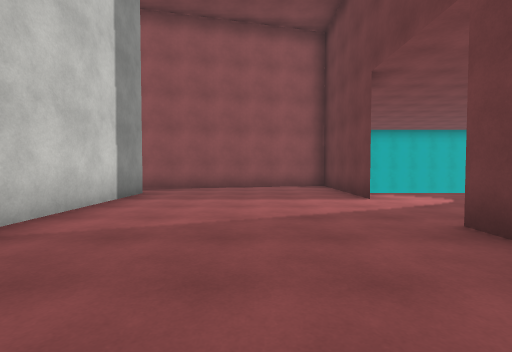
View 1 (above)

14 first-person views from a walk through a 3-D level made in the Unity game engine. The camera is 1.3 m above the floor, tilts 2° down and sees 85° across. Doors are open. The floor is counted in squares, 2 m on a side. Each view is taken from the middle of a square. On the plan, view 1 faces up. The plan holds only what a view shows up to about 9 squares ahead; the rest is blank. The place goes on beyond the plan. The player is left out. Surface patterns are stand-ins for the level's own textures.

View 2
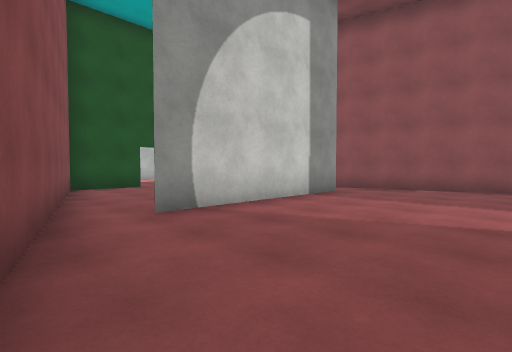

View 3
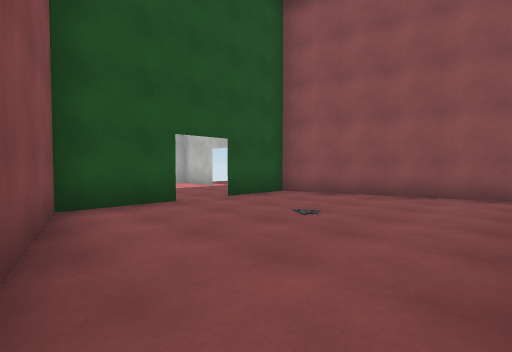

View 4
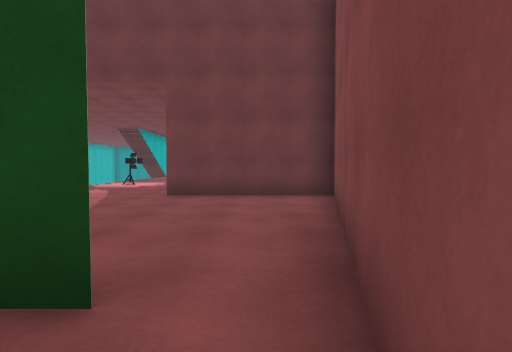

View 5
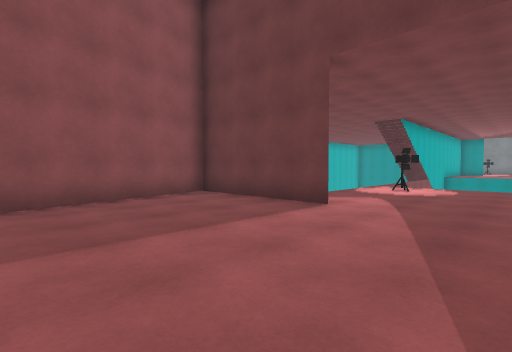

View 6
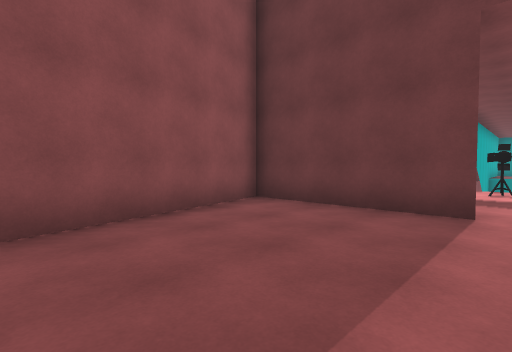

View 7
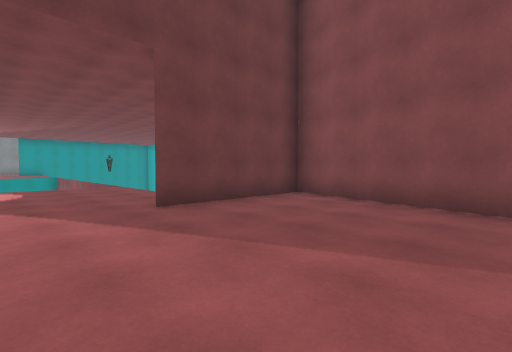

View 8
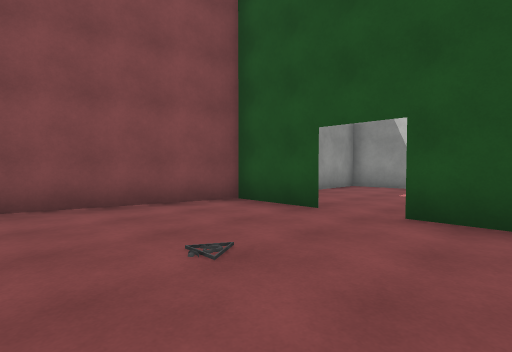

View 9
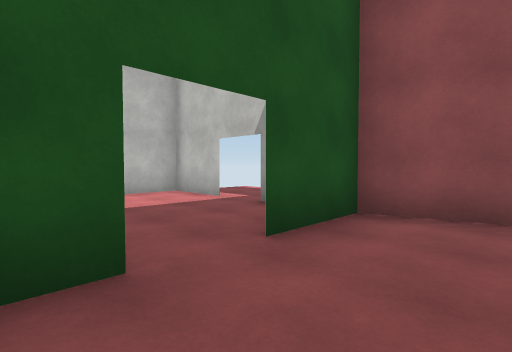

View 10
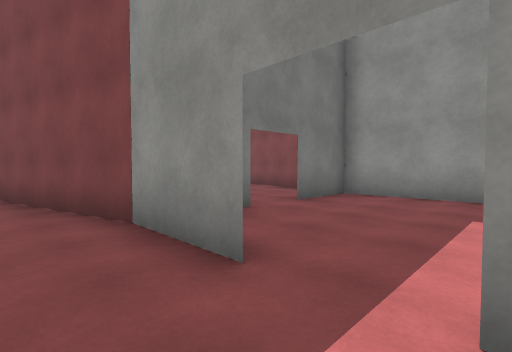

View 11
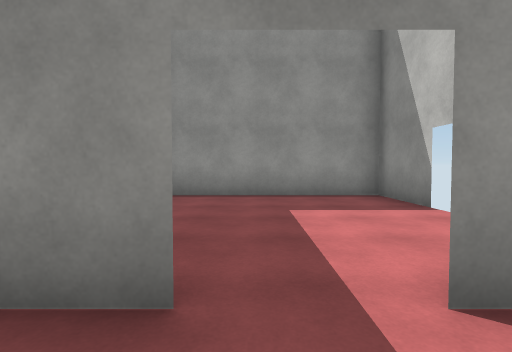

View 12
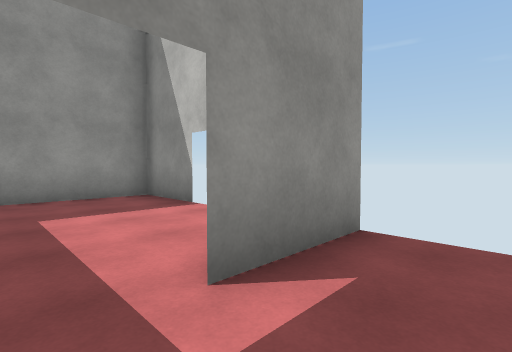

View 13
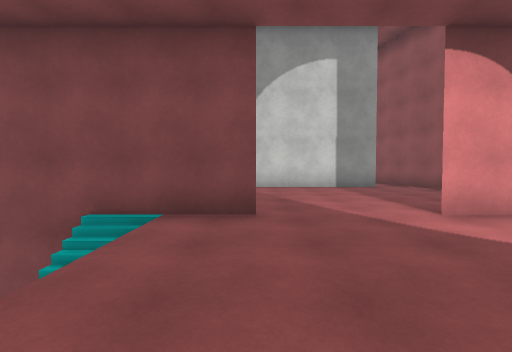

View 14
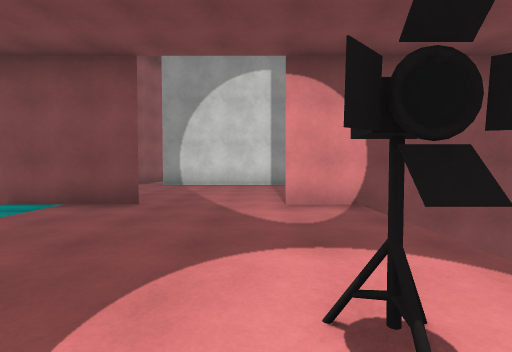

### Floor plan
Key: @ floor where view 1 was taken; # wall or solid block; . floor; D open door; v drop or lower ground.
Columns run from 13 left of view 1 to 7 right of it. Each row starts with its distance up from view 1.
 10                #
  9             ###.#
  8  .......#####...#
  7 ###D#####......#vvvv
  6 #....#....#....#...#.
  5  ....#....#..........
  4  .........#..........
  3 #....#....#..........
  2 #....#....#....#...#.
  1 #########......#v
  0         #####@.#
 -1              ##v

Where each view was taken, in squares from view 1:
view 1: 0 up, 0 right, facing up
view 2: 0 up, 1 right, facing up-left
view 3: 1 up, 3 left, facing up-left
view 4: 1 up, 4 left, facing right
view 5: 3 up, 2 left, facing up-right
view 6: 5 up, 2 left, facing up-right
view 7: 5 up, 2 left, facing down-right
view 8: 6 up, 4 left, facing down-left
view 9: 3 up, 6 left, facing up-left
view 10: 8 up, 11 left, facing down-right
view 11: 8 up, 10 left, facing down
view 12: 8 up, 10 left, facing down-left
view 13: 3 up, 6 right, facing left
view 14: 5 up, 7 right, facing left
